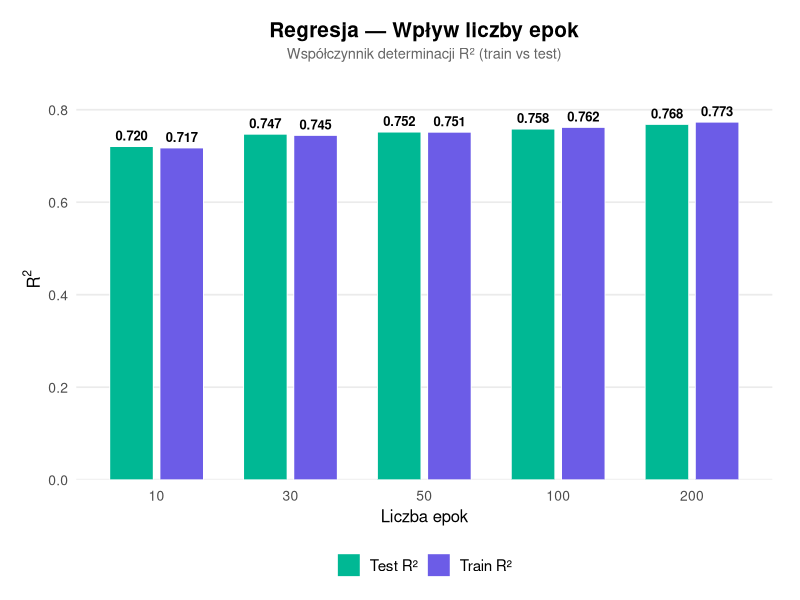
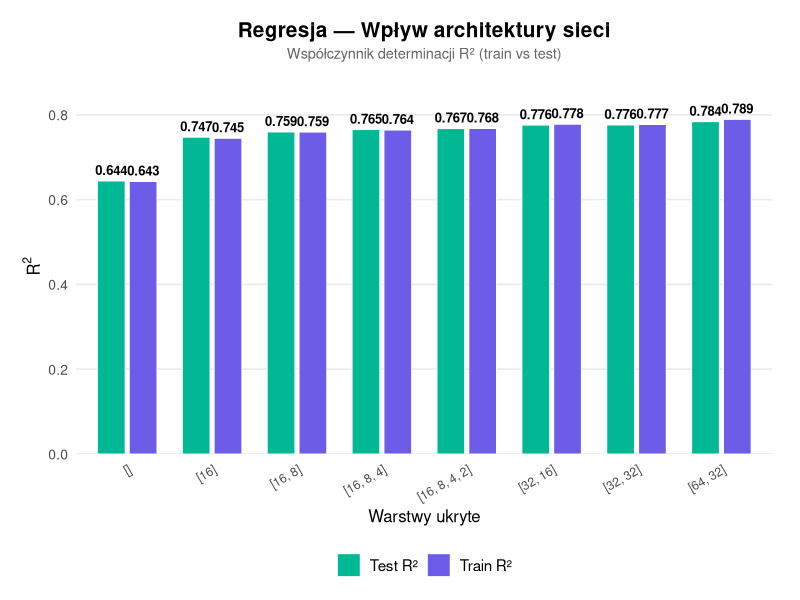
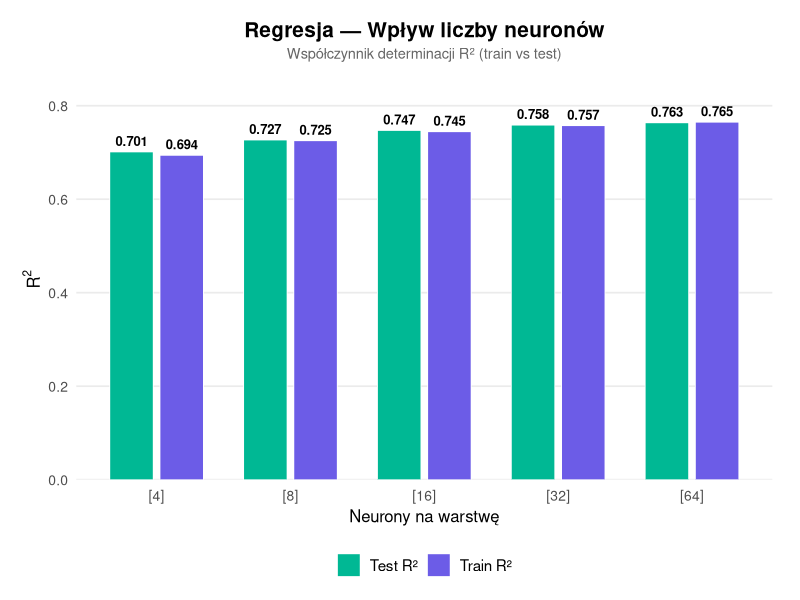
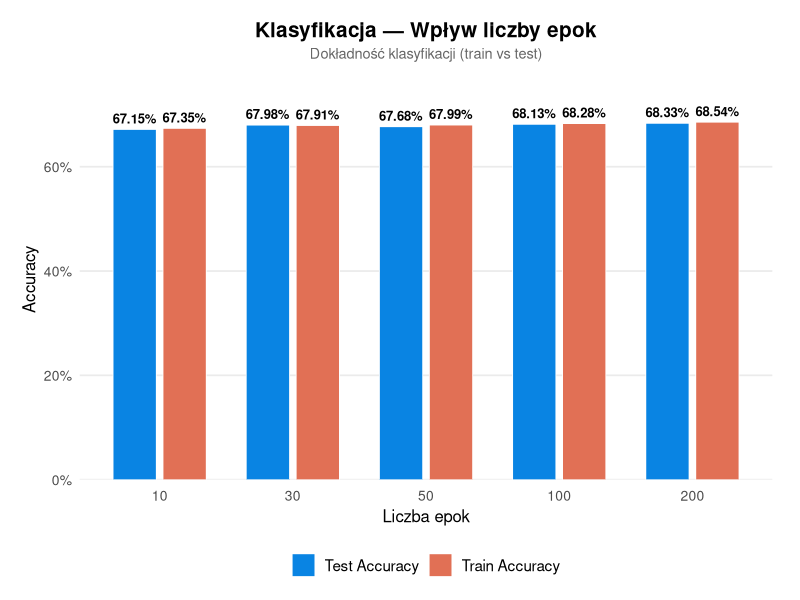
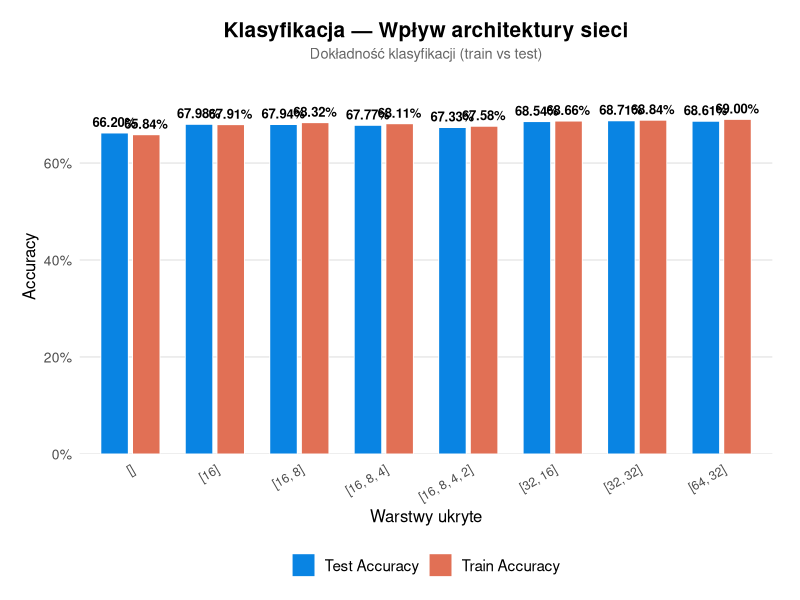
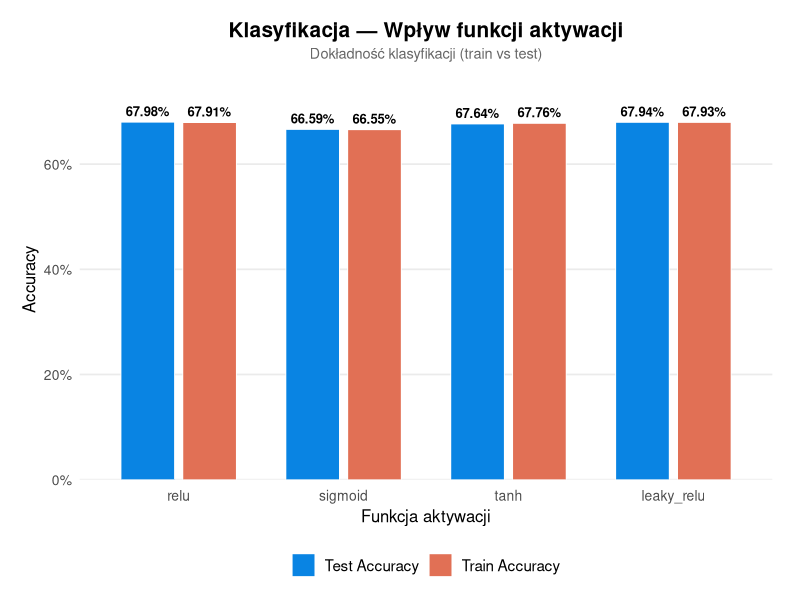

The R script that drew these images, in order:
# =============================================================================
#  wykresy.R — Wybrane wykresy eksperymentów MLP (6 wykresów: 3 regresja + 3 klasyfikacja)
# =============================================================================

library(ggplot2)
library(dplyr)
library(readr)
library(tidyr)

# ---------- Wczytanie danych -------------------------------------------------
df <- read_csv("results_summary.csv", show_col_types = FALSE)
dir.create("wykresy", showWarnings = FALSE)

# ---------- Globalna paleta i motyw -------------------------------------------
kolor_train <- "#6C5CE7"
kolor_test  <- "#00B894"

motyw <- theme_minimal(base_size = 13) +
  theme(
    text             = element_text(family = "sans"),
    plot.title       = element_text(face = "bold", size = 15, hjust = 0.5,
                                    margin = margin(b = 4)),
    plot.subtitle    = element_text(color = "grey40", size = 10.5, hjust = 0.5,
                                    margin = margin(b = 12)),
    legend.position  = "bottom",
    legend.title     = element_blank(),
    legend.text      = element_text(size = 11),
    panel.grid.major.x = element_blank(),
    panel.grid.minor   = element_blank(),
    axis.title       = element_text(size = 12),
    axis.text        = element_text(size = 10),
    axis.text.x      = element_text(margin = margin(t = 4)),
    plot.margin      = margin(16, 20, 10, 16)
  )


# ═══════════════════════════════════════════════════════════════════════════════
#  REGRESJA — 3 wykresy (R²)
# ═══════════════════════════════════════════════════════════════════════════════

# ---- Funkcja pomocnicza: zgrabny wykres słupkowy Train vs Test ---------------
make_reg_plot <- function(param, tytul, etykieta_x, dodge = 0.75, bar_w = 0.65) {

  d <- df %>%
    filter(problem == "regression", param_name == param) %>%
    select(param_value, avg_train_r2, avg_test_r2) %>%
    pivot_longer(c(avg_train_r2, avg_test_r2),
                 names_to = "Zbior", values_to = "R2") %>%
    mutate(
      Zbior = ifelse(Zbior == "avg_train_r2",
                     "Train R\u00B2", "Test R\u00B2"),
      param_value = factor(param_value,
                           levels = unique(df$param_value[df$param_name == param &
                                                            df$problem == "regression"]))
    ) %>%
    filter(!is.na(R2))

  ggplot(d, aes(x = param_value, y = R2, fill = Zbior)) +
    geom_col(position = position_dodge(width = dodge), width = bar_w,
             color = "white", linewidth = 0.3) +
    geom_text(aes(label = sprintf("%.3f", R2)),
              position = position_dodge(width = dodge),
              vjust = -0.6, size = 3.3, fontface = "bold") +
    scale_fill_manual(values = c("Train R\u00B2" = kolor_train,
                                 "Test R\u00B2"  = kolor_test)) +
    scale_y_continuous(expand = expansion(mult = c(0, 0.12)),
                       limits = c(0, NA)) +
    motyw +
    labs(
      title    = paste0("Regresja \u2014 ", tytul),
      subtitle = "Wsp\u00F3\u0142czynnik determinacji R\u00B2 (train vs test)",
      x = etykieta_x,
      y = expression(R^2)
    )
}

# 1) Regresja: Epochs
p1 <- make_reg_plot("epochs", "Wp\u0142yw liczby epok", "Liczba epok")
ggsave("wykresy/reg_epochs.png", p1, width = 9, height = 5.5, dpi = 300, bg = "white")

# 2) Regresja: Hidden layers
p2 <- make_reg_plot("hidden_layers", "Wp\u0142yw architektury sieci",
                    "Warstwy ukryte") +
  theme(axis.text.x = element_text(angle = 30, hjust = 1, size = 9))
ggsave("wykresy/reg_hidden_layers.png", p2, width = 10, height = 5.5, dpi = 300, bg = "white")

# 3) Regresja: Neurons
p3 <- make_reg_plot("neurons", "Wp\u0142yw liczby neuron\u00F3w", "Neurony na warstw\u0119")
ggsave("wykresy/reg_neurons.png", p3, width = 9, height = 5.5, dpi = 300, bg = "white")


# ═══════════════════════════════════════════════════════════════════════════════
#  KLASYFIKACJA — 3 wykresy (Accuracy)
# ═══════════════════════════════════════════════════════════════════════════════

make_cls_plot <- function(param, tytul, etykieta_x, dodge = 0.75, bar_w = 0.65) {

  d <- df %>%
    filter(problem == "classification", param_name == param) %>%
    select(param_value, avg_train_acc, avg_test_acc) %>%
    pivot_longer(c(avg_train_acc, avg_test_acc),
                 names_to = "Zbior", values_to = "ACC") %>%
    mutate(
      Zbior = ifelse(Zbior == "avg_train_acc",
                     "Train Accuracy", "Test Accuracy"),
      param_value = factor(param_value,
                           levels = unique(df$param_value[df$param_name == param &
                                                            df$problem == "classification"]))
    ) %>%
    filter(!is.na(ACC))

  ggplot(d, aes(x = param_value, y = ACC, fill = Zbior)) +
    geom_col(position = position_dodge(width = dodge), width = bar_w,
             color = "white", linewidth = 0.3) +
    geom_text(aes(label = sprintf("%.2f%%", ACC * 100)),
              position = position_dodge(width = dodge),
              vjust = -0.6, size = 3.3, fontface = "bold") +
    scale_fill_manual(values = c("Train Accuracy" = "#E17055",
                                 "Test Accuracy"  = "#0984E3")) +
    scale_y_continuous(expand = expansion(mult = c(0, 0.12)),
                       labels = scales::percent_format(accuracy = 1),
                       limits = c(0, NA)) +
    motyw +
    labs(
      title    = paste0("Klasyfikacja \u2014 ", tytul),
      subtitle = "Dok\u0142adno\u015B\u0107 klasyfikacji (train vs test)",
      x = etykieta_x,
      y = "Accuracy"
    )
}

# 4) Klasyfikacja: Epochs
p4 <- make_cls_plot("epochs", "Wp\u0142yw liczby epok", "Liczba epok")
ggsave("wykresy/cls_epochs.png", p4, width = 9, height = 5.5, dpi = 300, bg = "white")

# 5) Klasyfikacja: Hidden layers
p5 <- make_cls_plot("hidden_layers", "Wp\u0142yw architektury sieci",
                    "Warstwy ukryte") +
  theme(axis.text.x = element_text(angle = 30, hjust = 1, size = 9))
ggsave("wykresy/cls_hidden_layers.png", p5, width = 10, height = 5.5, dpi = 300, bg = "white")

# 6) Klasyfikacja: Activation
p6 <- make_cls_plot("activation", "Wp\u0142yw funkcji aktywacji", "Funkcja aktywacji")
ggsave("wykresy/cls_activation.png", p6, width = 9, height = 5.5, dpi = 300, bg = "white")


cat("\n\u2705 Gotowe! 6 wykres\u00F3w zapisano w folderze 'wykresy/':\n")
cat("   \u2022 reg_epochs.png\n")
cat("   \u2022 reg_hidden_layers.png\n")
cat("   \u2022 reg_neurons.png\n")
cat("   \u2022 cls_epochs.png\n")
cat("   \u2022 cls_hidden_layers.png\n")
cat("   \u2022 cls_activation.png\n")
